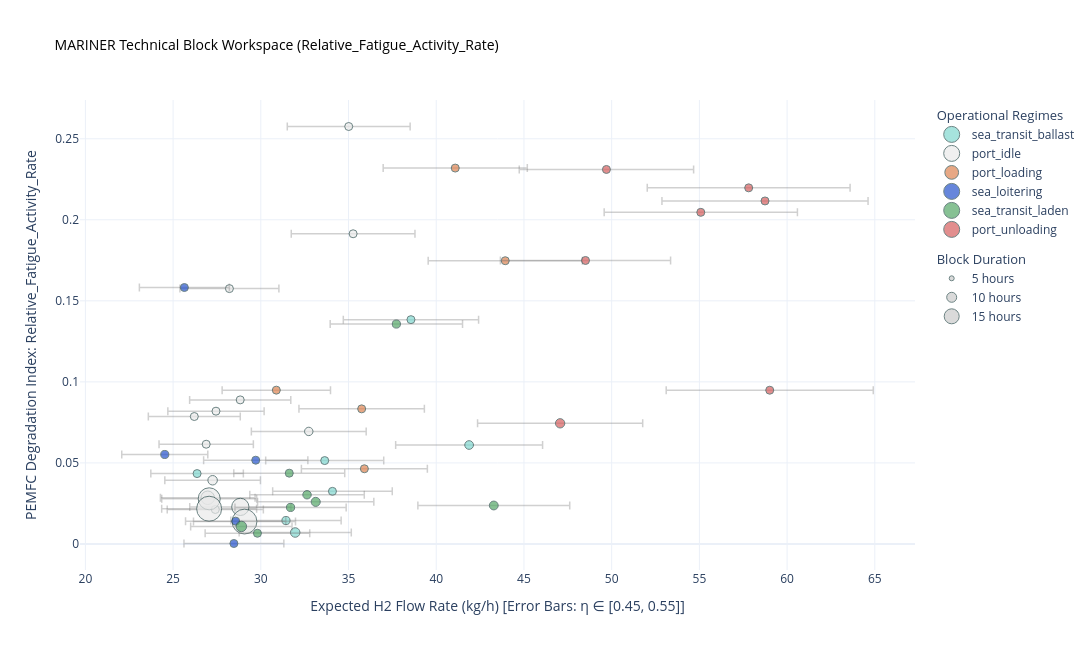
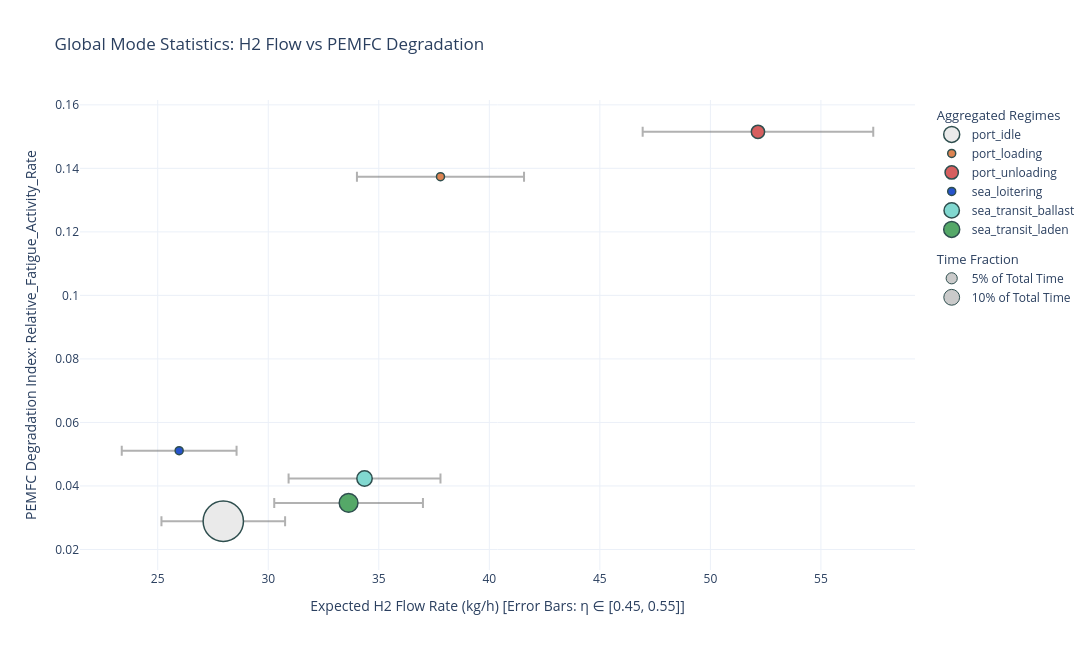

Notebook source saved alongside these figures, in order:
### Code cell
# ==========================================
# GROUP 3: ALL DATASETS COMBINED
# ==========================================
print("\n" + "="*50 + "\nANALYSIS: ALL DATASETS COMBINED\n" + "="*50)
all_regs = list(registry_dict.values())

if all_regs:
    all_reg = pd.concat(all_regs, ignore_index=True)
    all_stats = profiler.extract_global_statistics(all_reg)

    # 1. Plot Block Workspace
    fig_bricks_all = plot_block_space(all_reg, y_axis_metric='Relative_Fatigue_Activity_Rate')
    fig_bricks_all.show()

    # 2. Plot Aggregated Mode Statistics
    fig_stats_all = plot_mode_statistics(all_stats, y_axis_metric='Relative_Fatigue_Activity_Rate', print_summary=True)
    fig_stats_all.show()

    # 3. Instantiate Scenario Manager & Run Pipeline
    manager_all = ScenarioManager(registry_df=all_reg, global_stats=all_stats)
    compiled_scenarios_all = manager_all.run_full_scenario_pipeline(total_target_h=1000.0, print_summary=True)

    # 4. Render Final Scenario Optimization Tradeoff Chart
    fig_tradeoff_all = plot_scenario_tradeoff_space(compiled_scenarios_all)
    fig_tradeoff_all.show()
else:
    print("No datasets available in the processed cache.")

### Figure 1 — Plotly figure (JSON) as saved in the notebook; plotly's stock layout.template omitted (floating-point values rounded to 4 significant figures)
{"data": [{"error_x": {"array": [3.408, 2.637, 3.364, 3.144, 3.196, 3.856, 4.187], "color": "rgba(120,120,120,0.35)", "symmetric": true, "thickness": 1.5, "type": "data", "width": 4}, "hoverinfo": "text", "legendgroup": "Modes", "legendgrouptitle": {"text": "Operational Regimes"}, "marker": {"color": "#81D8D0", "line": {"color": "DarkSlateGrey", "width": 1}, "size": [21.0, 32.83, 51.08, 65.42, 90.0, 34.33, 75.33], "sizemin": 4, "sizemode": "area", "sizeref": 1.985}, "mode": "markers", "name": "sea_transit_ballast", "text": ["<b>Mode Block: sea_transit_ballast</b><br>File Origin: Wembley_voy_236.csv<br>Start Timestamp: 2026-01-23 16:25<br>Total Duration: 21.00 h<br>Mean Power Demand: 562.2 kW<br>-----------------------------------<br>H2 Rate: [30.68 - 37.49] kg/h<br>Fatigue Damage Rate: 0.0325 (/s)<br>Power Fluctuation: 0.54 (kW²/s²)<br>", "<b>Mode Block: sea_transit_ballast</b><br>File Origin: Rotherhithe_voy_179.csv<br>Start Timestamp: 2025-12-22 10:55<br>Total Duration: 32.83 h<br>Mean Power Demand: 434.9 kW<br>-----------------------------------<br>H2 Rate: [23.73 - 29.00] kg/h<br>Fatigue Damage Rate: 0.0434 (/s)<br>Power Fluctuation: 0.58 (kW²/s²)<br>", "<b>Mode Block: sea_transit_ballast</b><br>File Origin: Battersea_voy.csv<br>Start Timestamp: 2026-01-05 01:35<br>Total Duration: 51.08 h<br>Mean Power Demand: 554.9 kW<br>-----------------------------------<br>H2 Rate: [30.28 - 37.01] kg/h<br>Fatigue Damage Rate: 0.0514 (/s)<br>Power Fluctuation: 0.80 (kW²/s²)<br>", "<b>Mode Block: sea_transit_ballast</b><br>File Origin: Battersea_voy.csv<br>Start Timestamp: 2026-01-18 01:35<br>Total Duration: 65.42 h<br>Mean Power Demand: 518.5 kW<br>-----------------------------------<br>H2 Rate: [28.29 - 34.58] kg/h<br>Fatigue Damage Rate: 0.0144 (/s)<br>Power Fluctuation: 0.23 (kW²/s²)<br>", "<b>Mode Block: sea_transit_ballast</b><br>File Origin: Battersea_voy.csv<br>Start Timestamp: 2026-01-28 09:35<br>Total Duration: 90.00 h<br>Mean Power Demand: 527.2 kW<br>-----------------------------------<br>H2 Rate: [28.77 - 35.16] kg/h<br>Fatigue Damage Rate: 0.0071 (/s)<br>Power Fluctuation: 0.13 (kW²/s²)<br>", "<b>Mode Block: sea_transit_ballast</b><br>File Origin: Battersea_voy.csv<br>Start Timestamp: 2026-03-02 03:35<br>Total Duration: 34.33 h<br>Mean Power Demand: 636.0 kW<br>-----------------------------------<br>H2 Rate: [34.70 - 42.41] kg/h<br>Fatigue Damage Rate: 0.1384 (/s)<br>Power Fluctuation: 2.47 (kW²/s²)<br>", "<b>Mode Block: sea_transit_ballast</b><br>File Origin: Battersea_voy.csv<br>Start Timestamp: 2026-04-30 06:55<br>Total Duration: 75.33 h<br>Mean Power Demand: 690.7 kW<br>-----------------------------------<br>H2 Rate: [37.69 - 46.06] kg/h<br>Fatigue Damage Rate: 0.0610 (/s)<br>Power Fluctuation: 1.06 (kW²/s²)<br>"], "type": "scatter", "x": [34.08, 26.37, 33.64, 31.44, 31.96, 38.56, 41.87], "y": [0.03246, 0.04341, 0.05143, 0.01444, 0.00707, 0.1384, 0.06105]}, {"error_x": {"array": [2.741, 2.883, 2.621, 3.526, 2.744, 3.501, 2.689, 2.697, 2.725, 2.706, 2.821, 2.883, 2.705, 3.273, 2.907], "color": "rgba(120,120,120,0.35)", "symmetric": true, "thickness": 1.5, "type": "data", "width": 4}, "hoverinfo": "text", "legendgroup": "Modes", "legendgrouptitle": {"text": "Operational Regimes"}, "marker": {"color": "#EAEAEA", "line": {"color": "DarkSlateGrey", "width": 1}, "size": [24.92, 13.92, 19.5, 2.917, 38.08, 7.25, 45.83, 182.6, 89.17, 480.8, 38.25, 295.5, 620.2, 70.5, 612.2], "sizemin": 4, "sizemode": "area", "sizeref": 1.985}, "mode": "markers", "name": "port_idle", "text": ["<b>Mode Block: port_idle</b><br>File Origin: Wembley_voy_236.csv<br>Start Timestamp: 2026-01-24 13:25<br>Total Duration: 24.92 h<br>Mean Power Demand: 452.0 kW<br>-----------------------------------<br>H2 Rate: [24.67 - 30.15] kg/h<br>Fatigue Damage Rate: 0.0213 (/s)<br>Power Fluctuation: 0.31 (kW²/s²)<br>", "<b>Mode Block: port_idle</b><br>File Origin: Wembley_voy_236.csv<br>Start Timestamp: 2026-01-31 04:35<br>Total Duration: 13.92 h<br>Mean Power Demand: 475.4 kW<br>-----------------------------------<br>H2 Rate: [25.94 - 31.71] kg/h<br>Fatigue Damage Rate: 0.0889 (/s)<br>Power Fluctuation: 1.52 (kW²/s²)<br>", "<b>Mode Block: port_idle</b><br>File Origin: Rotherhithe_voy_179.csv<br>Start Timestamp: 2025-12-26 12:35<br>Total Duration: 19.50 h<br>Mean Power Demand: 432.3 kW<br>-----------------------------------<br>H2 Rate: [23.59 - 28.83] kg/h<br>Fatigue Damage Rate: 0.0786 (/s)<br>Power Fluctuation: 1.40 (kW²/s²)<br>", "<b>Mode Block: port_idle</b><br>File Origin: Rotherhithe_voy_179.csv<br>Start Timestamp: 2025-12-30 09:35<br>Total Duration: 2.92 h<br>Mean Power Demand: 581.6 kW<br>-----------------------------------<br>H2 Rate: [31.74 - 38.79] kg/h<br>Fatigue Damage Rate: 0.1914 (/s)<br>Power Fluctuation: 3.28 (kW²/s²)<br>", "<b>Mode Block: port_idle</b><br>File Origin: Battersea_voy.csv<br>Start Timestamp: 2026-01-07 04:40<br>Total Duration: 38.08 h<br>Mean Power Demand: 452.7 kW<br>-----------------------------------<br>H2 Rate: [24.70 - 30.19] kg/h<br>Fatigue Damage Rate: 0.0819 (/s)<br>Power Fluctuation: 1.44 (kW²/s²)<br>", "<b>Mode Block: port_idle</b><br>File Origin: Battersea_voy.csv<br>Start Timestamp: 2026-01-13 04:55<br>Total Duration: 7.25 h<br>Mean Power Demand: 577.4 kW<br>-----------------------------------<br>H2 Rate: [31.51 - 38.51] kg/h<br>Fatigue Damage Rate: 0.2576 (/s)<br>Power Fluctuation: 3.77 (kW²/s²)<br>", "<b>Mode Block: port_idle</b><br>File Origin: Battersea_voy.csv<br>Start Timestamp: 2026-01-15 03:10<br>Total Duration: 45.83 h<br>Mean Power Demand: 443.5 kW<br>-----------------------------------<br>H2 Rate: [24.20 - 29.58] kg/h<br>Fatigue Damage Rate: 0.0615 (/s)<br>Power Fluctuation: 1.01 (kW²/s²)<br>", "<b>Mode Block: port_idle</b><br>File Origin: Battersea_voy.csv<br>Start Timestamp: 2026-01-20 19:00<br>Total Duration: 182.58 h<br>Mean Power Demand: 444.9 kW<br>-----------------------------------<br>H2 Rate: [24.28 - 29.67] kg/h<br>Fatigue Damage Rate: 0.0285 (/s)<br>Power Fluctuation: 0.45 (kW²/s²)<br>", "<b>Mode Block: port_idle</b><br>File Origin: Battersea_voy.csv<br>Start Timestamp: 2026-02-01 03:35<br>Total Duration: 89.17 h<br>Mean Power Demand: 449.5 kW<br>-----------------------------------<br>H2 Rate: [24.53 - 29.98] kg/h<br>Fatigue Damage Rate: 0.0393 (/s)<br>Power Fluctuation: 0.59 (kW²/s²)<br>", "<b>Mode Block: port_idle</b><br>File Origin: Battersea_voy.csv<br>Start Timestamp: 2026-02-08 02:25<br>Total Duration: 480.83 h<br>Mean Power Demand: 446.3 kW<br>-----------------------------------<br>H2 Rate: [24.35 - 29.76] kg/h<br>Fatigue Damage Rate: 0.0278 (/s)<br>Power Fluctuation: 0.47 (kW²/s²)<br>", "<b>Mode Block: port_idle</b><br>File Origin: Battersea_voy.csv<br>Start Timestamp: 2026-03-03 13:55<br>Total Duration: 38.25 h<br>Mean Power Demand: 465.3 kW<br>-----------------------------------<br>H2 Rate: [25.39 - 31.03] kg/h<br>Fatigue Damage Rate: 0.1575 (/s)<br>Power Fluctuation: 2.91 (kW²/s²)<br>", "<b>Mode Block: port_idle</b><br>File Origin: Battersea_voy.csv<br>Start Timestamp: 2026-03-09 06:30<br>Total Duration: 295.50 h<br>Mean Power Demand: 475.6 kW<br>-----------------------------------<br>H2 Rate: [25.95 - 31.72] kg/h<br>Fatigue Damage Rate: 0.0229 (/s)<br>Power Fluctuation: 0.33 (kW²/s²)<br>", "<b>Mode Block: port_idle</b><br>File Origin: Battersea_voy.csv<br>Start Timestamp: 2026-03-27 22:35<br>Total Duration: 620.25 h<br>Mean Power Demand: 446.2 kW<br>-----------------------------------<br>H2 Rate: [24.35 - 29.76] kg/h<br>Fatigue Damage Rate: 0.0217 (/s)<br>Power Fluctuation: 0.34 (kW²/s²)<br>", "<b>Mode Block: port_idle</b><br>File Origin: Battersea_voy.csv<br>Start Timestamp: 2026-04-26 00:20<br>Total Duration: 70.50 h<br>Mean Power Demand: 539.9 kW<br>-----------------------------------<br>H2 Rate: [29.46 - 36.01] kg/h<br>Fatigue Damage Rate: 0.0694 (/s)<br>Power Fluctuation: 1.17 (kW²/s²)<br>", "<b>Mode Block: port_idle</b><br>File Origin: Battersea_voy.csv<br>Start Timestamp: 2026-05-03 10:15<br>Total Duration: 612.25 h<br>Mean Power Demand: 479.5 kW<br>-----------------------------------<br>H2 Rate: [26.16 - 31.98] kg/h<br>Fatigue Damage Rate: 0.0138 (/s)<br>Power Fluctuation: 0.19 (kW²/s²)<br>"], "type": "scatter", "x": [27.41, 28.83, 26.21, 35.26, 27.44, 35.01, 26.89, 26.97, 27.25, 27.06, 28.21, 28.83, 27.05, 32.73, 29.07], "y": [0.02127, 0.08889, 0.07862, 0.1914, 0.08192, 0.2576, 0.06153, 0.0285, 0.0393, 0.02785, 0.1575, 0.02288, 0.02174, 0.06943, 0.01381]}, {"error_x": {"array": [3.59, 3.088, 4.108, 3.575, 4.393], "color": "rgba(120,120,120,0.35)", "symmetric": true, "thickness": 1.5, "type": "data", "width": 4}, "hoverinfo": "text", "legendgroup": "Modes", "legendgrouptitle": {"text": "Operational Regimes"}, "marker": {"color": "#DD8452", "line": {"color": "DarkSlateGrey", "width": 1}, "size": [12.5, 13.17, 19.83, 11.5, 11.83], "sizemin": 4, "sizemode": "area", "sizeref": 1.985}, "mode": "markers", "name": "port_loading", "text": ["<b>Mode Block: port_loading</b><br>File Origin: Wembley_voy_236.csv<br>Start Timestamp: 2026-01-24 20:55<br>Total Duration: 12.50 h<br>Mean Power Demand: 592.2 kW<br>-----------------------------------<br>H2 Rate: [32.31 - 39.49] kg/h<br>Fatigue Damage Rate: 0.0464 (/s)<br>Power Fluctuation: 0.74 (kW²/s²)<br>", "<b>Mode Block: port_loading</b><br>File Origin: Rotherhithe_voy_179.csv<br>Start Timestamp: 2025-12-26 19:50<br>Total Duration: 13.17 h<br>Mean Power Demand: 509.4 kW<br>-----------------------------------<br>H2 Rate: [27.80 - 33.97] kg/h<br>Fatigue Damage Rate: 0.0949 (/s)<br>Power Fluctuation: 1.97 (kW²/s²)<br>", "<b>Mode Block: port_loading</b><br>File Origin: Battersea_voy.csv<br>Start Timestamp: 2026-01-08 06:55<br>Total Duration: 19.83 h<br>Mean Power Demand: 677.6 kW<br>-----------------------------------<br>H2 Rate: [36.97 - 45.19] kg/h<br>Fatigue Damage Rate: 0.2319 (/s)<br>Power Fluctuation: 3.70 (kW²/s²)<br>", "<b>Mode Block: port_loading</b><br>File Origin: Battersea_voy.csv<br>Start Timestamp: 2026-02-04 12:20<br>Total Duration: 11.50 h<br>Mean Power Demand: 589.6 kW<br>-----------------------------------<br>H2 Rate: [32.17 - 39.32] kg/h<br>Fatigue Damage Rate: 0.0833 (/s)<br>Power Fluctuation: 1.76 (kW²/s²)<br>", "<b>Mode Block: port_loading</b><br>File Origin: Battersea_voy.csv<br>Start Timestamp: 2026-03-04 07:35<br>Total Duration: 11.83 h<br>Mean Power Demand: 724.6 kW<br>-----------------------------------<br>H2 Rate: [39.54 - 48.33] kg/h<br>Fatigue Damage Rate: 0.1747 (/s)<br>Power Fluctuation: 4.25 (kW²/s²)<br>"], "type": "scatter", "x": [35.9, 30.88, 41.08, 35.75, 43.93], "y": [0.04639, 0.09489, 0.2319, 0.08335, 0.1747]}, {"error_x": {"array": [2.971, 2.453, 2.847, 2.564, 2.857], "color": "rgba(120,120,120,0.35)", "symmetric": true, "thickness": 1.5, "type": "data", "width": 4}, "hoverinfo": "text", "legendgroup": "Modes", "legendgrouptitle": {"text": "Operational Regimes"}, "marker": {"color": "#2653CC", "line": {"color": "DarkSlateGrey", "width": 1}, "size": [12.0, 64.83, 3.583, 4.667, 15.92], "sizemin": 4, "sizemode": "area", "sizeref": 1.985}, "mode": "markers", "name": "sea_loitering", "text": ["<b>Mode Block: sea_loitering</b><br>File Origin: Wembley_voy_236.csv<br>Start Timestamp: 2026-01-30 11:15<br>Total Duration: 12.00 h<br>Mean Power Demand: 490.0 kW<br>-----------------------------------<br>H2 Rate: [26.74 - 32.68] kg/h<br>Fatigue Damage Rate: 0.0517 (/s)<br>Power Fluctuation: 0.92 (kW²/s²)<br>", "<b>Mode Block: sea_loitering</b><br>File Origin: Rotherhithe_voy_179.csv<br>Start Timestamp: 2025-12-23 15:00<br>Total Duration: 64.83 h<br>Mean Power Demand: 404.5 kW<br>-----------------------------------<br>H2 Rate: [22.07 - 26.98] kg/h<br>Fatigue Damage Rate: 0.0552 (/s)<br>Power Fluctuation: 0.90 (kW²/s²)<br>", "<b>Mode Block: sea_loitering</b><br>File Origin: Rotherhithe_voy_179.csv<br>Start Timestamp: 2025-12-30 01:20<br>Total Duration: 3.58 h<br>Mean Power Demand: 469.5 kW<br>-----------------------------------<br>H2 Rate: [25.62 - 31.31] kg/h<br>Fatigue Damage Rate: 0.0003 (/s)<br>Power Fluctuation: 0.01 (kW²/s²)<br>", "<b>Mode Block: sea_loitering</b><br>File Origin: Battersea_voy.csv<br>Start Timestamp: 2026-01-11 03:15<br>Total Duration: 4.67 h<br>Mean Power Demand: 422.9 kW<br>-----------------------------------<br>H2 Rate: [23.08 - 28.21] kg/h<br>Fatigue Damage Rate: 0.1582 (/s)<br>Power Fluctuation: 3.43 (kW²/s²)<br>", "<b>Mode Block: sea_loitering</b><br>File Origin: Battersea_voy.csv<br>Start Timestamp: 2026-03-08 12:50<br>Total Duration: 15.92 h<br>Mean Power Demand: 471.2 kW<br>-----------------------------------<br>H2 Rate: [25.71 - 31.42] kg/h<br>Fatigue Damage Rate: 0.0141 (/s)<br>Power Fluctuation: 0.32 (kW²/s²)<br>"], "type": "scatter", "x": [29.71, 24.53, 28.47, 25.64, 28.57], "y": [0.05168, 0.0552, 0.0002831, 0.1582, 0.01407]}, {"error_x": {"array": [2.889, 2.981, 3.313, 3.162, 3.773, 3.263, 3.17, 4.328], "color": "rgba(120,120,120,0.35)", "symmetric": true, "thickness": 1.5, "type": "data", "width": 4}, "hoverinfo": "text", "legendgroup": "Modes", "legendgrouptitle": {"text": "Operational Regimes"}, "marker": {"color": "#55A868", "line": {"color": "DarkSlateGrey", "width": 1}, "size": [109.8, 56.75, 81.67, 20.33, 66.17, 70.58, 66.0, 77.5], "sizemin": 4, "sizemode": "area", "sizeref": 1.985}, "mode": "markers", "name": "sea_transit_laden", "text": ["<b>Mode Block: sea_transit_laden</b><br>File Origin: Wembley_voy_236.csv<br>Start Timestamp: 2026-01-26 02:50<br>Total Duration: 109.75 h<br>Mean Power Demand: 476.5 kW<br>-----------------------------------<br>H2 Rate: [26.00 - 31.78] kg/h<br>Fatigue Damage Rate: 0.0108 (/s)<br>Power Fluctuation: 0.11 (kW²/s²)<br>", "<b>Mode Block: sea_transit_laden</b><br>File Origin: Rotherhithe_voy_179.csv<br>Start Timestamp: 2025-12-27 21:15<br>Total Duration: 56.75 h<br>Mean Power Demand: 491.6 kW<br>-----------------------------------<br>H2 Rate: [26.83 - 32.79] kg/h<br>Fatigue Damage Rate: 0.0066 (/s)<br>Power Fluctuation: 0.09 (kW²/s²)<br>", "<b>Mode Block: sea_transit_laden</b><br>File Origin: Battersea_voy.csv<br>Start Timestamp: 2026-01-09 14:35<br>Total Duration: 81.67 h<br>Mean Power Demand: 546.4 kW<br>-----------------------------------<br>H2 Rate: [29.82 - 36.44] kg/h<br>Fatigue Damage Rate: 0.0260 (/s)<br>Power Fluctuation: 0.41 (kW²/s²)<br>", "<b>Mode Block: sea_transit_laden</b><br>File Origin: Battersea_voy.csv<br>Start Timestamp: 2026-01-14 06:50<br>Total Duration: 20.33 h<br>Mean Power Demand: 521.6 kW<br>-----------------------------------<br>H2 Rate: [28.46 - 34.78] kg/h<br>Fatigue Damage Rate: 0.0437 (/s)<br>Power Fluctuation: 0.83 (kW²/s²)<br>", "<b>Mode Block: sea_transit_laden</b><br>File Origin: Battersea_voy.csv<br>Start Timestamp: 2026-02-05 08:15<br>Total Duration: 66.17 h<br>Mean Power Demand: 622.2 kW<br>-----------------------------------<br>H2 Rate: [33.95 - 41.50] kg/h<br>Fatigue Damage Rate: 0.1357 (/s)<br>Power Fluctuation: 2.25 (kW²/s²)<br>", "<b>Mode Block: sea_transit_laden</b><br>File Origin: Battersea_voy.csv<br>Start Timestamp: 2026-03-05 16:00<br>Total Duration: 70.58 h<br>Mean Power Demand: 538.3 kW<br>-----------------------------------<br>H2 Rate: [29.37 - 35.90] kg/h<br>Fatigue Damage Rate: 0.0304 (/s)<br>Power Fluctuation: 0.43 (kW²/s²)<br>", "<b>Mode Block: sea_transit_laden</b><br>File Origin: Battersea_voy.csv<br>Start Timestamp: 2026-03-25 04:35<br>Total Duration: 66.00 h<br>Mean Power Demand: 522.8 kW<br>-----------------------------------<br>H2 Rate: [28.53 - 34.87] kg/h<br>Fatigue Damage Rate: 0.0225 (/s)<br>Power Fluctuation: 0.40 (kW²/s²)<br>", "<b>Mode Block: sea_transit_laden</b><br>File Origin: Battersea_voy.csv<br>Start Timestamp: 2026-04-22 18:50<br>Total Duration: 77.50 h<br>Mean Power Demand: 713.8 kW<br>-----------------------------------<br>H2 Rate: [38.95 - 47.61] kg/h<br>Fatigue Damage Rate: 0.0237 (/s)<br>Power Fluctuation: 0.29 (kW²/s²)<br>"], "type": "scatter", "x": [28.89, 29.81, 33.13, 31.62, 37.73, 32.63, 31.7, 43.28], "y": [0.01082, 0.00661, 0.02597, 0.04368, 0.1357, 0.03036, 0.02254, 0.02374]}, {"error_x": {"array": [5.781, 5.901, 5.508, 4.97, 4.851, 4.706, 5.874], "color": "rgba(120,120,120,0.35)", "symmetric": true, "thickness": 1.5, "type": "data", "width": 4}, "hoverinfo": "text", "legendgroup": "Modes", "legendgrouptitle": {"text": "Operational Regimes"}, "marker": {"color": "#D65F5F", "line": {"color": "DarkSlateGrey", "width": 1}, "size": [35.33, 30.75, 18.67, 24.58, 48.33, 86.58, 32.08], "sizemin": 4, "sizemode": "area", "sizeref": 1.985}, "mode": "markers", "name": "port_unloading", "text": ["<b>Mode Block: port_unloading</b><br>File Origin: Wembley_voy_236.csv<br>Start Timestamp: 2026-01-31 09:35<br>Total Duration: 35.33 h<br>Mean Power Demand: 953.5 kW<br>-----------------------------------<br>H2 Rate: [52.03 - 63.59] kg/h<br>Fatigue Damage Rate: 0.2197 (/s)<br>Power Fluctuation: 3.56 (kW²/s²)<br>", "<b>Mode Block: port_unloading</b><br>File Origin: Rotherhithe_voy_179.csv<br>Start Timestamp: 2025-12-30 11:40<br>Total Duration: 30.75 h<br>Mean Power Demand: 973.3 kW<br>-----------------------------------<br>H2 Rate: [53.11 - 64.91] kg/h<br>Fatigue Damage Rate: 0.0949 (/s)<br>Power Fluctuation: 2.45 (kW²/s²)<br>", "<b>Mode Block: port_unloading</b><br>File Origin: Battersea_voy.csv<br>Start Timestamp: 2026-01-13 10:10<br>Total Duration: 18.67 h<br>Mean Power Demand: 908.5 kW<br>-----------------------------------<br>H2 Rate: [49.57 - 60.59] kg/h<br>Fatigue Damage Rate: 0.2046 (/s)<br>Power Fluctuation: 2.84 (kW²/s²)<br>", "<b>Mode Block: port_unloading</b><br>File Origin: Battersea_voy.csv<br>Start Timestamp: 2026-01-16 22:50<br>Total Duration: 24.58 h<br>Mean Power Demand: 819.7 kW<br>-----------------------------------<br>H2 Rate: [44.73 - 54.67] kg/h<br>Fatigue Damage Rate: 0.2311 (/s)<br>Power Fluctuation: 3.40 (kW²/s²)<br>", "<b>Mode Block: port_unloading</b><br>File Origin: Battersea_voy.csv<br>Start Timestamp: 2026-02-09 06:45<br>Total Duration: 48.33 h<br>Mean Power Demand: 800.1 kW<br>-----------------------------------<br>H2 Rate: [43.66 - 53.36] kg/h<br>Fatigue Damage Rate: 0.1749 (/s)<br>Power Fluctuation: 3.36 (kW²/s²)<br>", "<b>Mode Block: port_unloading</b><br>File Origin: Battersea_voy.csv<br>Start Timestamp: 2026-03-12 05:50<br>Total Duration: 86.58 h<br>Mean Power Demand: 776.2 kW<br>-----------------------------------<br>H2 Rate: [42.36 - 51.77] kg/h<br>Fatigue Damage Rate: 0.0744 (/s)<br>Power Fluctuation: 0.99 (kW²/s²)<br>", "<b>Mode Block: port_unloading</b><br>File Origin: Battersea_voy.csv<br>Start Timestamp: 2026-04-26 20:55<br>Total Duration: 32.08 h<br>Mean Power Demand: 968.8 kW<br>-----------------------------------<br>H2 Rate: [52.87 - 64.61] kg/h<br>Fatigue Damage Rate: 0.2116 (/s)<br>Power Fluctuation: 5.95 (kW²/s²)<br>"], "type": "scatter", "x": [57.81, 59.01, 55.08, 49.7, 48.51, 47.06, 58.74], "y": [0.2197, 0.09486, 0.2046, 0.2311, 0.1749, 0.07444, 0.2116]}, {"legendgroup": "Size", "legendgrouptitle": {"text": "Block Duration"}, "marker": {"color": "rgba(150,150,150,0.5)", "line": {"color": "DarkSlateGrey", "width": 1}, "size": [5], "sizemode": "area", "sizeref": 1.985}, "mode": "markers", "name": "5 hours", "type": "scatter", "x": [null], "y": [null]}, {"legendgroup": "Size", "legendgrouptitle": {"text": "Block Duration"}, "marker": {"color": "rgba(150,150,150,0.5)", "line": {"color": "DarkSlateGrey", "width": 1}, "size": [10], "sizemode": "area", "sizeref": 1.985}, "mode": "markers", "name": "10 hours", "type": "scatter", "x": [null], "y": [null]}, {"legendgroup": "Size", "legendgrouptitle": {"text": "Block Duration"}, "marker": {"color": "rgba(150,150,150,0.5)", "line": {"color": "DarkSlateGrey", "width": 1}, "size": [15], "sizemode": "area", "sizeref": 1.985}, "mode": "markers", "name": "15 hours", "type": "scatter", "x": [null], "y": [null]}], "layout": {"height": 650, "hovermode": "closest", "title": {"font": {"color": "black", "size": 14}, "text": "MARINER Technical Block Workspace (Relative_Fatigue_Activity_Rate)"}, "width": 1100, "xaxis": {"title": {"text": "Expected H2 Flow Rate (kg/h) [Error Bars: η ∈ [0.45, 0.55]]"}}, "yaxis": {"title": {"text": "PEMFC Degradation Index: Relative_Fatigue_Activity_Rate"}}}}

### Figure 2 — Plotly figure (JSON) as saved in the notebook; plotly's stock layout.template omitted (floating-point values rounded to 4 significant figures)
{"data": [{"error_x": {"array": [2.797], "arrayminus": [2.797], "color": "rgba(100,100,100,0.5)", "thickness": 2, "type": "data", "width": 5}, "hoverinfo": "text", "hovertext": ["<b>port_idle</b><br>Time Fraction: 65.1% (2541.8 hrs)<br>Avg Block Duration: 169.4 hours<br>Mean Power: 461.2 kW<br>Mean Ship Speed: 0.1 knots<br>H2 Rate: [25.17 - 30.76] kg/h<br>Fatigue Damage Rate: 0.0289 (/h)<br>Power Fluctuation: 0.46 (kW³/h³)<br>"], "legendgroup": "Modes", "legendgrouptitle": {"text": "Aggregated Regimes"}, "marker": {"color": "#EAEAEA", "line": {"color": "DarkSlateGrey", "width": 1.5}, "size": 40.33}, "mode": "markers", "name": "port_idle", "type": "scatter", "x": [27.97], "y": [0.02887]}, {"error_x": {"array": [3.779], "arrayminus": [3.779], "color": "rgba(100,100,100,0.5)", "thickness": 2, "type": "data", "width": 5}, "hoverinfo": "text", "hovertext": ["<b>port_loading</b><br>Time Fraction: 1.8% (68.8 hrs)<br>Avg Block Duration: 13.8 hours<br>Mean Power: 623.3 kW<br>Mean Ship Speed: 0.1 knots<br>H2 Rate: [34.01 - 41.57] kg/h<br>Fatigue Damage Rate: 0.1374 (/h)<br>Power Fluctuation: 2.60 (kW³/h³)<br>"], "legendgroup": "Modes", "legendgrouptitle": {"text": "Aggregated Regimes"}, "marker": {"color": "#DD8452", "line": {"color": "DarkSlateGrey", "width": 1.5}, "size": 8}, "mode": "markers", "name": "port_loading", "type": "scatter", "x": [37.79], "y": [0.1374]}, {"error_x": {"array": [5.215], "arrayminus": [5.215], "color": "rgba(100,100,100,0.5)", "thickness": 2, "type": "data", "width": 5}, "hoverinfo": "text", "hovertext": ["<b>port_unloading</b><br>Time Fraction: 7.1% (276.3 hrs)<br>Avg Block Duration: 39.5 hours<br>Mean Power: 860.2 kW<br>Mean Ship Speed: 0.0 knots<br>H2 Rate: [46.94 - 57.37] kg/h<br>Fatigue Damage Rate: 0.1515 (/h)<br>Power Fluctuation: 2.81 (kW³/h³)<br>"], "legendgroup": "Modes", "legendgrouptitle": {"text": "Aggregated Regimes"}, "marker": {"color": "#D65F5F", "line": {"color": "DarkSlateGrey", "width": 1.5}, "size": 13.3}, "mode": "markers", "name": "port_unloading", "type": "scatter", "x": [52.15], "y": [0.1515]}, {"error_x": {"array": [2.597], "arrayminus": [2.597], "color": "rgba(100,100,100,0.5)", "thickness": 2, "type": "data", "width": 5}, "hoverinfo": "text", "hovertext": ["<b>sea_loitering</b><br>Time Fraction: 2.6% (101.0 hrs)<br>Avg Block Duration: 20.2 hours<br>Mean Power: 428.3 kW<br>Mean Ship Speed: 2.2 knots<br>H2 Rate: [23.37 - 28.57] kg/h<br>Fatigue Damage Rate: 0.0511 (/h)<br>Power Fluctuation: 0.89 (kW³/h³)<br>"], "legendgroup": "Modes", "legendgrouptitle": {"text": "Aggregated Regimes"}, "marker": {"color": "#2653CC", "line": {"color": "DarkSlateGrey", "width": 1.5}, "size": 8.039}, "mode": "markers", "name": "sea_loitering", "type": "scatter", "x": [25.97], "y": [0.05111]}, {"error_x": {"array": [3.436], "arrayminus": [3.436], "color": "rgba(100,100,100,0.5)", "thickness": 2, "type": "data", "width": 5}, "hoverinfo": "text", "hovertext": ["<b>sea_transit_ballast</b><br>Time Fraction: 9.5% (370.0 hrs)<br>Avg Block Duration: 52.9 hours<br>Mean Power: 566.6 kW<br>Mean Ship Speed: 11.0 knots<br>H2 Rate: [30.92 - 37.79] kg/h<br>Fatigue Damage Rate: 0.0423 (/h)<br>Power Fluctuation: 0.71 (kW³/h³)<br>"], "legendgroup": "Modes", "legendgrouptitle": {"text": "Aggregated Regimes"}, "marker": {"color": "#81D8D0", "line": {"color": "DarkSlateGrey", "width": 1.5}, "size": 15.39}, "mode": "markers", "name": "sea_transit_ballast", "type": "scatter", "x": [34.36], "y": [0.04234]}, {"error_x": {"array": [3.363], "arrayminus": [3.363], "color": "rgba(100,100,100,0.5)", "thickness": 2, "type": "data", "width": 5}, "hoverinfo": "text", "hovertext": ["<b>sea_transit_laden</b><br>Time Fraction: 14.0% (548.8 hrs)<br>Avg Block Duration: 68.6 hours<br>Mean Power: 554.7 kW<br>Mean Ship Speed: 11.8 knots<br>H2 Rate: [30.27 - 37.00] kg/h<br>Fatigue Damage Rate: 0.0347 (/h)<br>Power Fluctuation: 0.54 (kW³/h³)<br>"], "legendgroup": "Modes", "legendgrouptitle": {"text": "Aggregated Regimes"}, "marker": {"color": "#55A868", "line": {"color": "DarkSlateGrey", "width": 1.5}, "size": 18.74}, "mode": "markers", "name": "sea_transit_laden", "type": "scatter", "x": [33.63], "y": [0.03466]}, {"legendgroup": "Size", "legendgrouptitle": {"text": "Time Fraction"}, "marker": {"color": "rgba(150,150,150,0.5)", "line": {"color": "DarkSlateGrey", "width": 1}, "size": 11.18}, "mode": "markers", "name": "5% of Total Time", "type": "scatter", "x": [null], "y": [null]}, {"legendgroup": "Size", "legendgrouptitle": {"text": "Time Fraction"}, "marker": {"color": "rgba(150,150,150,0.5)", "line": {"color": "DarkSlateGrey", "width": 1}, "size": 15.81}, "mode": "markers", "name": "10% of Total Time", "type": "scatter", "x": [null], "y": [null]}], "layout": {"height": 650, "hovermode": "closest", "title": {"text": "Global Mode Statistics: H2 Flow vs PEMFC Degradation"}, "width": 1100, "xaxis": {"title": {"text": "Expected H2 Flow Rate (kg/h) [Error Bars: η ∈ [0.45, 0.55]]"}}, "yaxis": {"title": {"text": "PEMFC Degradation Index: Relative_Fatigue_Activity_Rate"}}}}
